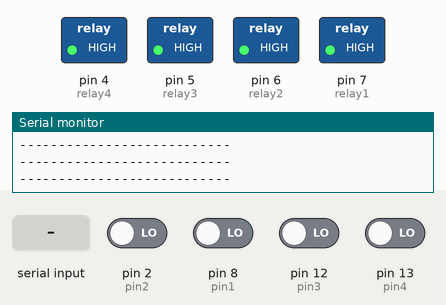
Recording of a sketch running on a simulated Arduino Uno, built with avr-gcc and run on an emulated ATmega328P. On the bench: switched loads named in the sketch (green lamp = pin HIGH), the last lines printed to the serial monitor. The inputs (shaded band) are chosen by the test bench; at power-on: pin 2 (pin2), pin 8 (pin1), pin 12 (pin3), pin 13 (pin4) LOW.

Above: at 1.5 s.
1.6 s: "all on" received over Serial
At 2.8 s:
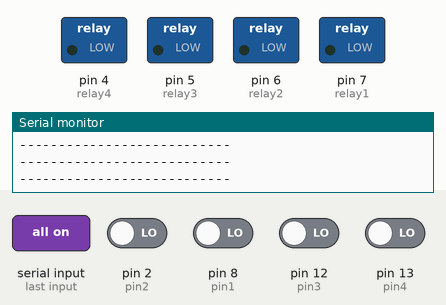
3.1 s: "all one" received over Serial
4.8 s: "all 1" received over Serial
Timing chart, 0 to 7.8 s (numbered marks = the images above; inputs shaded):
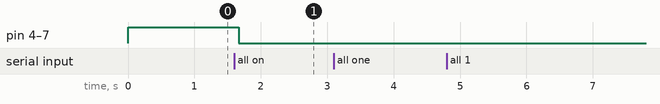

Measured:
- after the input at 1.6 s, pin 4 (relay4), pin 5 (relay3), pin 6 (relay2), pin 7 (relay1): HIGH → LOW after 0.07 s

The sketch:

final_1_copy_20240306101708.ino
```cpp
String voice;
#define relay1 7    //Connect relay1 to pin 7
#define relay2 6    //Connect relay2 to pin 6
#define relay3 5   //Connect relay1 to pin 5
#define relay4 4    //Connect relay2 to pin 4
#define pin1 8 //input read from ESP
#define pin2 2 //input read from ESP
#define pin3 12 //input read from ESP
#define pin4 13//input read from ESP
// const int trigPin = 9; //pin setup for ultrasonic sensor
// const int echoPin = 10; //pin setup for ultrasonic sensor
// // defines variables for ultrasonic sensor
// long duration;
// int distance;

void setup()
{
  Serial.begin(9600);            //Set rate for communicating with phone
  pinMode(relay1, OUTPUT);       //Set relay1 as an output
  pinMode(relay2, OUTPUT);
  pinMode(relay3, OUTPUT);      //Set relay2 as an output
  pinMode(relay4, OUTPUT);
  // pinMode(trigPin, OUTPUT); // Sets the trigPin as an Output (ULTRASONIC SENSOR)
  // pinMode(echoPin, INPUT); // Sets the echoPin as an Input  (ULTRASONIC SENSOR)
  pinMode(pin1,INPUT);
  pinMode(pin2,INPUT);
  pinMode(pin3,INPUT);
  pinMode(pin4,INPUT);

  digitalWrite(relay1, HIGH);     //Switch relay1 off
  digitalWrite(relay2, HIGH);     //Swtich relay2 off
  digitalWrite(relay3, HIGH);     //Switch relay1 off
  digitalWrite(relay4, HIGH);     //Swtich relay2 off

}
int value1=0;
int value2=0;
int value3=0;
int value4=0;
bool flag=false;

void loop()
{
  //  {
  //   // Clears the trigPin
  //   digitalWrite(trigPin, LOW);
  //   delayMicroseconds(2);
  //   // Sets the trigPin on HIGH state for 10 micro seconds
  //   digitalWrite(trigPin, HIGH);
  //   delayMicroseconds(10);
  //   digitalWrite(trigPin, LOW);
  //   // Reads the echoPin, returns the sound wave travel time in microseconds
  //   duration = pulseIn(echoPin, HIGH);
  //   // Calculating the distance
  //   distance= duration*0.034/2;
  //   // Prints the distance on the Serial Monitor
  //   Serial.print("Distance: ");
  //   Serial.println(distance);
  //   if((distance==2)){
  //     switchoff();
  //   }
  //  }


  delay(500);

  int val1=digitalRead(pin1);
  int val2=digitalRead(pin2);
  int val3=digitalRead(pin3);
  int val4=digitalRead(pin4);

  if(val1!=value1 && flag==true) value1=val1;
  if(val2!=value2 && flag==true) value2=val2;
  if(val3!=value3 && flag==true) value3=val3;
  if(val4!=value4 && flag==true) value4=val4;


  Serial.println(value1);
  Serial.println(value2);
  Serial.println(value3);
  Serial.println(value4);
  Serial.println("---------------------------");
  Serial.println("---------------------------");
  Serial.println("---------------------------");

  while (Serial.available())   //Check if there are available bytes to read
  {

    delay(10);                 //Delay to make it stable
    char c = Serial.read();    //Conduct a serial read
    if (c == '#') {
      break;                   //Stop the loop once # is detected after a word
    }
    voice += c;                //Means voice = voice + c
  }

  if(value1==1) digitalWrite(relay1,LOW);
  else if(value1==0) digitalWrite(relay1,HIGH);

  if(value2==1) digitalWrite(relay2,LOW);
  else if(value2==0) digitalWrite(relay2,HIGH);

  if(value3==1) digitalWrite(relay3,LOW);
  else if(value3==0) digitalWrite(relay3,HIGH);

  if(value4==1) digitalWrite(relay4,LOW);
  else if(value4==0) digitalWrite(relay4,HIGH);


  if (voice.length()>0)
  {
    Serial.println(voice);
    if ((voice == "all on")or(voice=="all one")or(voice=="all 1")or(voice=="all")or(voice=="Sab khol do")or(voice=="call on")or(voice=="orlon")or(voice=="alone")or(voice=="follow")or(voice=="hello")or(voice=="home loan")or(voice=="alarm")or(voice=="Allen")or(voice=="allen")or(voice=="Elan")or(voice=="elan")or(voice=="aur aur")) {
      switchon();value1=1;value2=1;value3=1;value4=1;
    }
    else if ((voice == "all off")or(voice=="all of")or(voice=="call of")or(voice=="call off")or(voice=="alof")or(voice=="alos")or(voice=="Talaash")or(voice=="a loss")or(voice=="band karo")or(voice=="all office")or(voice=="all of us")or(voice=="call office")or(voice=="")or(voice=="all one")or(voice=="all one")or(voice=="all one")) {
      switchoff();value1=0;value2=0;value3=0;value4=0;
    }
    else if ((voice == "relay 1 on")or(voice=="relay 11")or(voice=="relay banaun")or(voice=="relay one on")or(voice=="reliever")or(voice=="11 on")or(voice=="relay 1")or(voice=="11")or(voice=="v11 on")or(voice=="1 ons")or(voice=="nibandh on")or(voice=="11.")or(voice=="release on")or(voice=="Sevan on")or(voice=="anyone on")or(voice=="all of")or(voice=="all of")) {
      digitalWrite(relay1, LOW);
      Serial.println("relay1ison");
      value1=1;

    }
    else if ((voice == "relay 1 off")or (voice == "Sri 11 off")or(voice == "relay band off")or(voice == "11 off")or(voice == "velavan off")or(voice == "ralegan off")or(voice == "relay on off")or(voice == "relevance of")or(voice == "give me one of")or(voice == "one of")or(voice == "relay one box")or(voice == "relay one of")or(voice == "relation of")or(voice == "slogan of")) {
      digitalWrite(relay1, HIGH);
      value1=0;
    }
    else if ((voice == "relay 2 on")) {
      digitalWrite(relay2, LOW);
      value2=1;
    }
    else if ((voice == "relay 2 off")) {
      digitalWrite(relay2, HIGH);
      value2=0;
    }
    else if ((voice == "relay 3 on")) {
      digitalWrite(relay3, LOW);
      value3=1;
    }
    else if ((voice == "relay 3 off")) {
      digitalWrite(relay3, HIGH);
      value3=0;
    }
    else if ((voice == "relay 4 on")) {
      digitalWrite(relay4, LOW);
      value4=1;
    }
    else if ((voice == "relay 4 off")) {
      digitalWrite(relay4, HIGH);
      value4=0;
    }

    else if(voice=="internet mode") flag=true;
    else if(voice=="bluetooth mode") flag=false;
    voice = "";
  }
}
void switchon()               //Function for turning on relays
{
  digitalWrite(relay1, LOW);
  digitalWrite(relay2, LOW);
  digitalWrite(relay3, LOW);
  digitalWrite(relay4, LOW);
}
void switchoff()              //Function for turning on relays
{
  digitalWrite(relay1, HIGH);
  digitalWrite(relay2, HIGH);
  digitalWrite(relay3, HIGH);
  digitalWrite(relay4, HIGH);
}
```
